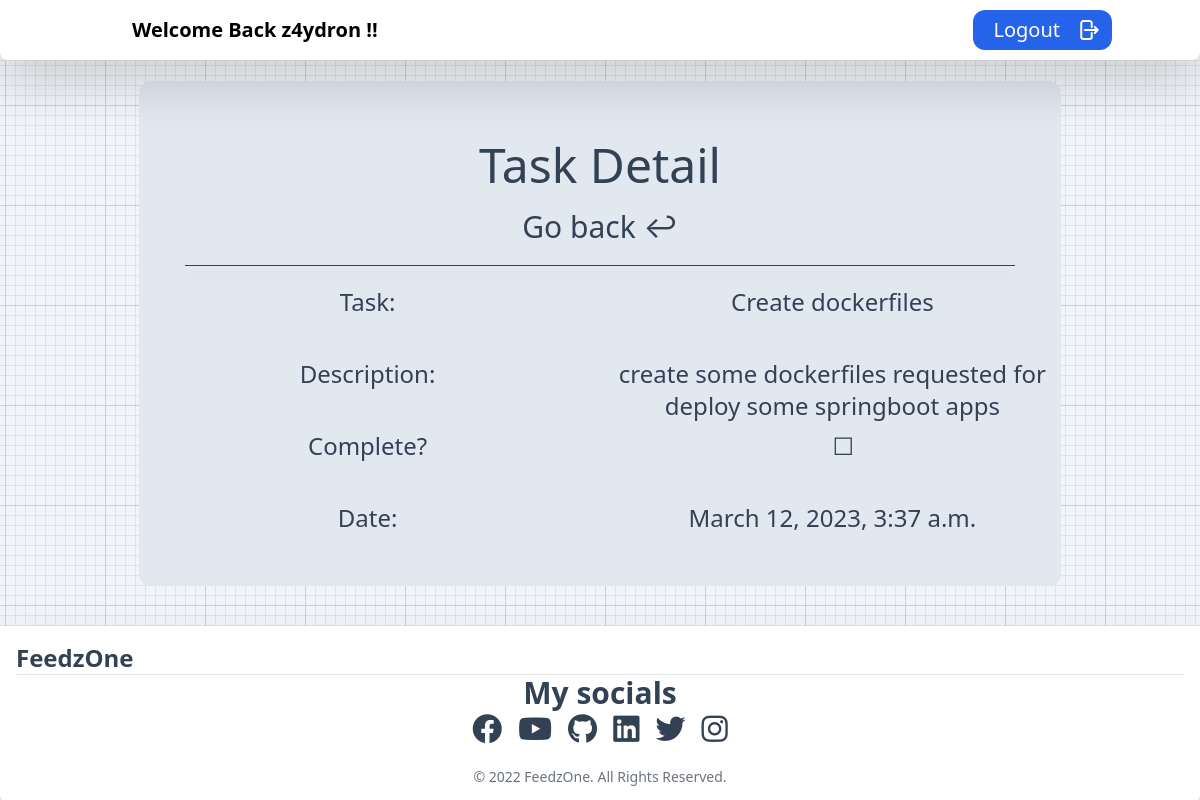
Screenshot of /task/25 (signed in) with the database file from the repository.
### base/models.py (models this page shows, shortened)
class Task(models.Model):
    user = models.ForeignKey(User, on_delete=models.CASCADE, null=True, blank=True)
    title = models.CharField(max_length=200)
    description = models.TextField(null=True, blank=True)
    complete = models.BooleanField(default=False)
    created = models.DateTimeField(auto_now_add=True)
    class Meta:
        ordering = ['complete']

### base/views.py (the view)
# urls.py: path('task/<int:pk>', TaskDetail.as_view(), name='task'),
class TaskDetail(LoginRequiredMixin, DetailView):
    model = Task
    context_object_name = 'Task'
    template_name = 'base/task.html'

### base/templates/base/task.html
{% extends 'layout.html' %}
{% block content %}
<div class="container pt-5 pb-5 justify-center items-center h-15 my-5 w-[95%] md:w-[90%] mx-auto py-0 text-xl md:text-2xl xl:text-3xl text-slate-700 dark:text-white bg-slate-200 dark:bg-slate-700 rounded-xl">
    <h1 class="dark:text-white text-5xl mt-10">Task Detail</h1>
    <div class="mt-5 mb-5">
        <a class="text-3xl dark:text-white" href="{% url 'tasks' %}">Go back &#x21a9</a>
    </div>
    <div class="w-[90%] mx-auto mb-5">
        <hr class="border-slate-700 drop-shadow-xl">
    </div>
    <div class="grid gap-2 grid-cols-2 grid-rows-4 ">
        <p class="">Task:</p>
        <p class="text-clip break-words">{{ Task.title }}</p>
        <p>Description:</p>
        <p class="text-clip break-words">{{ Task.description }}</p>
        <p>Complete?</p>
        <div class="w-[5%] col-start-0 col-span-1 items-center mx-auto px-8 dark:text-white">
            {% if Task.complete is True %}
                <p class="ml-[50%] mr-[50%]">&#x2611</p>
            {% else %}
                <p class="ml-[50%] mr-[50%]">&#x2610</p>
            {% endif %}
        </div>
        <p>Date:</p>
        <p class="text-clip break-words">{{ Task.created }}</p>
    </div>
{% endblock %}

### base/templates/layout.html (shortened to what this page needs)
{% load tailwind_tags %}
{% load static %}
<!DOCTYPE html>
<html lang="en">
<head>
    <link rel="stylesheet" href="https://cdnjs.cloudflare.com/ajax/libs/font-awesome/6.2.0/css/all.min.css"
>
    <link rel="stylesheet" href="/theme/static/css/main.css">
    {% tailwind_css %}
</head>
<body class="bg text-center bg-slate-100 dark:bg-slate-800 w-full h-full">
    {% if request.user.is_authenticated %}
    <header>
    <nav class="bg-white border-gray-200 px-2 sm:px-4 py-2.5 rounded-b-lg dark:bg-gray-900 drop-shadow-2xl">
        <div class="container flex flex-wrap items-center justify-between mx-auto">
        <a href="" class="flex items-center">
            <span class="self-center text-xl font-semibold whitespace-nowrap dark:text-white">Welcome Back {{ request.user}} !!</span>
        </a>
        <div class="flex md:order-2">
            <button class="group h-10 pl-5 flex items-center space-x-4 bg-blue-600 rounded-xl">
                <a href="{% url 'logout' %}" class="text-xl text-white">Logout</a>
                <div class="flex items-center">
                </div>
            </button>
        </div>
        </div>
      </nav>
    </header>
    {% endif %}
    <hr>
    <main class="min-h-screen">
        <div class="container mx-auto pb-10 w-[95%]">
            {% block content %}
            {% endblock %}
        </div>
    </main>
<footer class="p-4 bg-white border-gray-200 px-2 sm:px-4 rounded-b-lg dark:bg-gray-900 drop-shadow-2xl inset-x-0 bottom-0 mt-10 text-slate-700 dark:text-white">
    <div class="sm:flex sm:items-center sm:justify-between">
        <a href="https://FeedzOne.com/" class="flex items-center mb-4 sm:mb-0">
            <span class="self-center text-2xl font-semibold whitespace-nowrap dark:text-white">FeedzOne</span>
        </a>
    </div>
    <hr class="my-6 border-gray-200 sm:mx-auto dark:border-gray-700 lg:my-8">
    <div class="contaner mx-auto w-[50vw] mb-5">
      <h2 class="text-3xl font-bold mb-4 text-center">My socials</h2>
            <ul class="flex space-x-2 text-3xl space-x-4 justify-center">
              <li>
                <a href="https://www.facebook.com/feedzonetv" target="_blank" rel="noopener noreferrer">
                  <i class="fa-brands fa-facebook"></i>
                </a>
              </li>
              <li>
                <a href="https://www.youtube.com/channel/UCR49N6zJwTKV_KLA3upVVpQ" target="_blank" rel="noopener noreferrer">
                  <i class="fa-brands fa-youtube"></i>
                </a>
              </li>
              <li>
                <a href="https://github.com/FeedzOne" target="_blank" rel="noopener noreferrer">
                  <i class="fa-brands fa-github hover:opacity-80"></i>
                </a>
              </li>
              <li>
                <a href="https://www.linkedin.com/in/erick-miguel-paredes-ortega/" target="_blank" rel="noopener noreferrer">
                  <i class="fa-brands fa-linkedin"></i>
                </a>
              </li>
              <li>
                <a href="https://twitter.com/FeedzOneTV" target="_blank" rel="noopener noreferrer">
                  <i class="fa-brands fa-twitter"></i>
                </a>
              </li>
              <li>
                <a href="https://www.instagram.com/feedzonetv/" target="_blank" rel="noopener noreferrer">
                  <i class="fa-brands fa-instagram"></i>
                </a>
              </li>
            </ul>
    </div>
    <span class="block text-sm text-gray-500 text-center dark:text-gray-400">&#169; 2022 <a href="https://FeedzOne.com/" class="hover:underline">FeedzOne</a>. All Rights Reserved.
    </span>
  </footer>
</body>
</html>

### rows the page displays
Task: title "Create dockerfiles", description "create some dockerfiles requested for deploy some springboot apps", created "March 12, 2023, 3:37 a.m."

### other values shown
{{ request.user }} "z4ydron"
